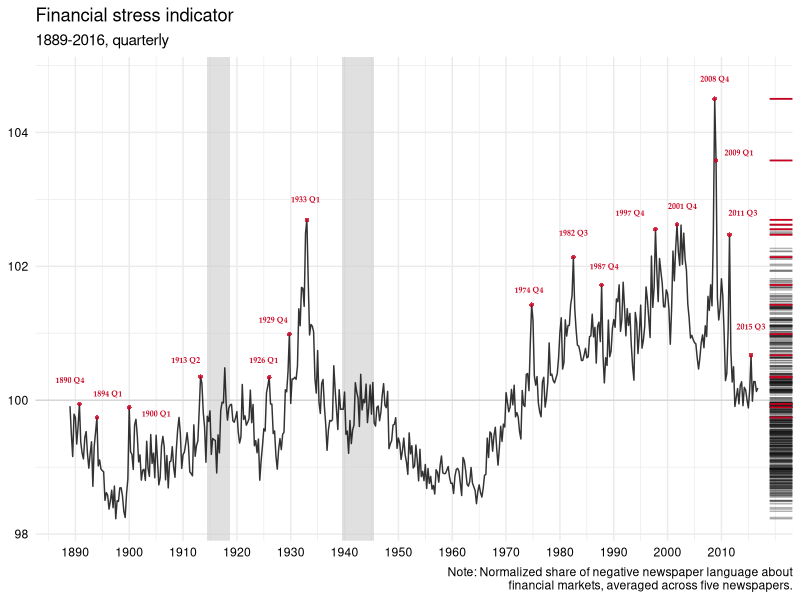

Write the R code that produced this figure.
library(tidyverse)
library(zoo)

# Load data and convert "date" variable to proper date type
pp <- read_csv("pp_quarterly.csv") %>% 
  mutate(date = as.yearqtr(date))

# Define some annotations
annot_ww <- tribble(
  ~xmin, ~xmax, ~name,
  as.Date("1914-07-28"), as.Date("1918-11-11"), "WW1",
  as.Date("1939-09-01"), as.Date("1945-09-02"), "WW2"
)

annot_pp <- tribble(
  ~x, ~y, ~label,
  #--------------
  "1889 Q1", 100.3, "1890 Q4", 
  "1896 Q1", 100.1, "1894 Q1", # Panic of 1893
  "1905 Q1", 99.8, "1900 Q1",
  "1910 Q3", 100.6, "1913 Q2",
  "1925 Q1", 100.6, "1926 Q1",
  "1926 Q4", 101.2, "1929 Q4",
  "1932 Q4", 103.0, "1933 Q1",
  "1974 Q2", 101.65, "1974 Q4",
  "1982 Q3", 102.5, "1982 Q3", # Mexican 1982 debt crisis
  "1988 Q2", 102, "1987 Q4", # Black Monday
  "1993 Q1", 102.8, "1997 Q4", # Asian Financial Crisis
  "2002 Q4", 102.9, "2001 Q4",
  "2008 Q4", 104.8, "2008 Q4", # Global Financial Crisis
  "2013 Q2", 103.7, "2009 Q1", 
  "2014 Q1", 102.8, "2011 Q3", # Euro debt crisis + US debt-ceiling crisis
  "2015 Q3", 101.1, "2015 Q3"  # Greece IMF bankruptcy
) %>% 
  mutate(x = as.yearqtr(x),
         label = as.yearqtr(label))

# Get baseline indicator
baseline <- pp %>% 
  filter(newspapers == "all",
         mood == "negative",
         detrending == "none") %>% 
  full_join(annot_pp, by = c("date" = "label"))

ggplot() + 
  geom_rect(aes(xmin = as.yearqtr(xmin), xmax = as.yearqtr(xmax),
                ymin = -Inf, ymax = Inf), data = annot_ww, fill = "gray80",
            alpha = 0.6) +
  geom_hline(yintercept = 100, size = 0.3, color = "grey80") +
  geom_line(data = baseline, aes(date, val), alpha = 0.8) +
  geom_point(data = baseline %>% filter(!is.na(x)), aes(date, val),
             color = "#ca0020", size = 1.6, alpha = 0.8, stroke = 0) +
  geom_text(data = annot_pp, aes(label = label, x = x, y = y),
            size = 2, family = "Palatino", color = "#ca0020", 
            fontface = "bold") +
  theme_minimal() +
  theme(axis.text.x=element_text(colour="black"),
        axis.text.y=element_text(colour="black")) +
  scale_x_continuous(breaks = seq(1860, 2015, by=10)) +
  geom_rug(data = baseline, aes(date, val), sides = "r", size = 0.5, alpha = 0.3,
           position = "jitter") +
  geom_rug(data = baseline %>% filter(!is.na(x)), color = "#ca0020",
           aes(date, val), sides = "r", size = 0.6) +
  labs(title = "Financial stress indicator", subtitle = "1889-2016, quarterly", 
       x = NULL, y = NULL, 
       caption = paste0("Note: Normalized share of negative newspaper language about",
                        "\n financial markets, averaged across five newspapers."))




